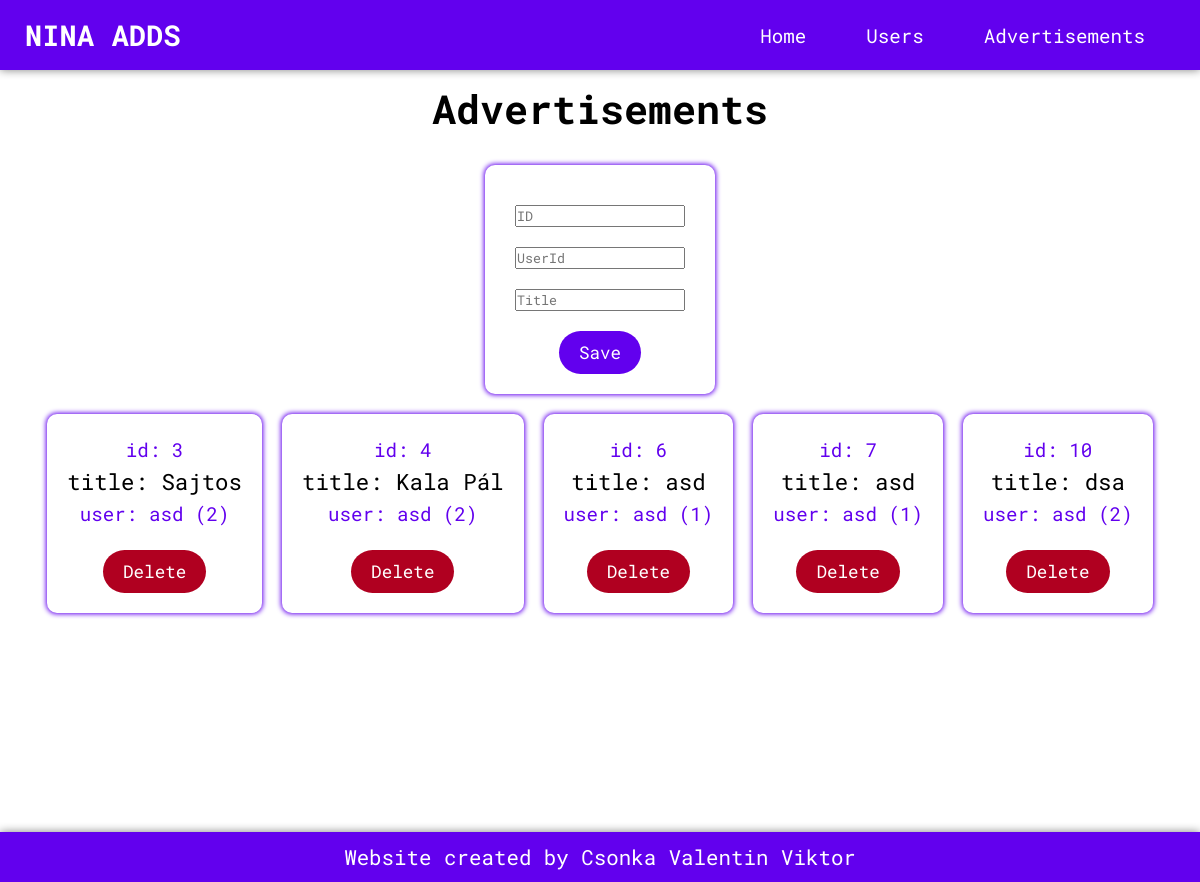
The page /advertisements on the database its author committed.
### tables this page shows
CREATE TABLE `advertisements` (
  `id` int(11) NOT NULL,
  `userId` int(11) NOT NULL,
  `title` varchar(30) NOT NULL
);

CREATE TABLE `users` (
  `id` int(11) NOT NULL,
  `name` varchar(30) NOT NULL
);

### Controller/AdvertisementsController.php (called while the page is built, shortened)
<?php
    require_once "Controller.php";
    require_once "../Model/DAO/AdvertisementDAO.php";
    require_once "../Model/DTO/UserModel.php";
    class AdvertisementsController extends Controller {
        private string $path = "advertisements";
        private IAdvertisementDAO $addDAO;
        public function __construct() {
            $this->addDAO = new AdvertisementDAO();
            parent::__construct();
        }
        protected function routes(): array {
            return [
                "GET" => [
                    ("/" . $this->path) => "loadAdvertisementsPage"
                ],
                "POST" => [
                    ("/" . $this->path . "/add") => "saveAdvertisement",
                    ("/" . $this->path . "/remove") => "removeAdvertisement"
                ]
            ];
        }
        public function loadAdvertisementsPage() {
            $data["adds"] = $this->addDAO->getAllWithNames();
            $this->render('advertisements', $data);
        }
    }
    $controller = new AdvertisementsController();

### Model/DAO/AdvertisementDAO.php (called while the page is built, shortened)
<?php
require_once($_SERVER['DOCUMENT_ROOT'] . "/Model/DTO/AdvertisementModel.php");
require_once($_SERVER['DOCUMENT_ROOT'] . "/Model/DTO/UserModel.php");
class AdvertisementDAO extends BaseDAO implements IAdvertisementDAO {
    public function getAllWithNames(): array {
        $conn = $this->getConnection();
        $query = "SELECT advertisements.id as 'id', userId, title, name FROM `advertisements`
            INNER JOIN `users` on users.id = advertisements.userId
            WHERE 1";
        $result = $conn->query($query);
        while ($row = $result->fetch_assoc()) {
            $tmpAdd = new AdvertisementModel();
            $tmpAdd->setId($row['id'])
                    ->setUserId($row['userId'])
                    ->setTitle($row['title']);
            $tmpUser = new UserModel();
            $tmpUser->setId($row['userId'])
                    ->setName($row['name']);
            $adds[] = ["add" => $tmpAdd, "user" => $tmpUser];
        }
        return $adds;
    }
}

### Model/DTO/AdvertisementModel.php (called while the page is built, shortened)
<?php
class AdvertisementModel {
    private int $id;
    private string $title;
    public function __construct(int $id = -1, int $userId = -1, string $title = "") {
        $this->id = $id;
        $this->title = $title;
    }
    public function getId(): int {
        return $this->id;
    }
    public function setId(int $value) : AdvertisementModel {
        $this->id = $value;
        return $this;
    }
    public function getTitle(): string {
        return $this->title;
    }
    public function setTitle($value): AdvertisementModel {
        $this->title = $value;
        return $this;
    }
}

### Model/DTO/UserModel.php (called while the page is built, shortened)
<?php
class UserModel {
    public int $id;
    public string $name;
    public function __construct(int $id = -1, string $name = "") {
        $this->id = $id;
    }
    public function getId(): int {
        return $this->id;
    }
    public function setId(int $value): UserModel {
        $this->id = $value;
        return $this;
    }
    public function getName(): string {
        return $this->name;
    }
    public function setName(string $value): UserModel {
        $this->name = htmlspecialchars($value);
        return $this;
    }
}

### View/advertisements.php (the view, shortened to what this page needs)
<!DOCTYPE html>
<html lang="en">
<head>
    <link rel="stylesheet" href="./View/css/navbar.css">
    <link rel="stylesheet" href="./View/css/global.css">
    <link rel="stylesheet" href="./View/css/listing.css">
</head>
<body>
    <?php include("Fragments/header.php") ?>
    <main>
        <h1>Advertisements</h1>
        <section class="add">
            <form action="/advertisements/add" method="POST">
                <input type="number" name="id" placeholder="ID">
                <input type="number" name="userId" placeholder="UserId">
                <input type="text" name="title" placeholder="Title">
                <input type="submit" value="Save">
            </form>
        </section>
        <section class="wrapper">
            <?php foreach ($adds as $add) : ?>
                <div>
                    <p>id: <?= $add["add"]->getId() ?></p>
                    <p class="name">title: <?= $add["add"]->getTitle() ?></p>
                    <p>user: <?= $add["user"]->getName() ?> (<?= $add["user"]->getId() ?>)</p>
                    <form action="advertisements/remove" method="POST">
                        <input type="submit" value="Delete">
                    </form>
                </div>
            <?php endforeach; ?>
        </section>
    </main>
    <?php include("Fragments/footer.php") ?>
</body>
</html>

### Controller/Controller.php (shortened to what this page needs)
<?php
    abstract class Controller {
        public function __construct() {
            $this->loadPageForUrl();
        }
        public static function render(string $view, array $data = []) {
            extract($data);
            include "../View/$view.php";
        }
        protected function loadPageForUrl() {
            $uri = strtok($_SERVER['REQUEST_URI'], "?");
            $method = $_SERVER['REQUEST_METHOD'];
            if (array_key_exists($uri, $this->routes()[$method])) {
                $action = $this->routes()[$method][$uri];
                $this->$action();
                return;
            }
        }
    }

### View/Fragments/header.php
<nav>
    <a href="/home"><h2>Nina adds</h2></a>
    <ul>
        <li><a href="/advertisements">Advertisements</a></li>
        <li><a href="/users">Users</a></li>
        <li><a href="/home">Home</a></li>
    </ul>
</nav>

### View/Fragments/footer.php
<footer>
    <p>Website created by Csonka Valentin Viktor</p>
</footer>

### View/css/navbar.css (style rules this page uses)
nav { width: 100%; height: 70px; display: flex; align-items: center; color: var(--primary); background-color: var(--action); filter: drop-shadow(0px 0px 5px grey); }
nav ul { width: 100%; padding-right: 25px; float: right; }
nav h2 { color: var(--primary); text-align: left; padding-left: 25px; text-transform: uppercase; text-wrap: nowrap; width: fit-content; font-size: 1.8rem; transition: 0.3s all; }
nav li { list-style-type: none; float: right; }
nav ul a { text-decoration: none; padding: 15px 30px; color: var(--primary); font-size: 1.2rem; transition: 0.3s all; }

### View/css/global.css (style rules this page uses)
* { margin: 0; padding: 0; font-family: 'Roboto Mono'; }
a { color: var(--action); }
body { background-color: var(--primary); color: var(--accent); }
main { height: fit-content; min-height: 90vh; }
h1 { color: var(--accent); text-align: center; font-size: 1.5rem; }
p { text-align: justify; }
button, input[type="submit"], input[type="reset"] { display: block; margin: auto; padding: 10px 20px; font-size: 1.1rem; color: var(--primary); background-color: var(--action); border: none; border-radius: 100px; cursor: pointer; transition: 0.3s all; }
footer { display: flex; justify-content: center; align-items: center; height: 50px; margin-top: 30px; background-color: var(--action); filter: drop-shadow(0px 0px 5px grey); }
footer p { text-align: center; font-size: 1.3rem; color: var(--primary); }

### View/css/listing.css (style rules this page uses)
.wrapper { display: flex; flex-direction: row; flex-wrap: wrap; gap: 20px; justify-content: center; }
.wrapper > form, section > form, div { border-radius: 10px; box-shadow: 0 0 5px 1px var(--action); padding: 20px; }
p { color: var(--action); text-align: center; font-size: 1.2rem; line-height: 2rem; }
.name { color: var(--accent); font-size: 1.4rem; }
.add { width: 20%; max-width: 250px; margin: 20px auto; display: flex; justify-content: center; align-items: center; }
h1 { font-size: 2.5rem; margin: 12px auto 30px; }
input[type] { margin: 20px 10px; display: block; }
input[value="Delete"] { background-color: #b00020; }
input[type="submit"], input[type="reset"], button { margin: 20px auto 0; }

### View/css/theme.css (style rules this page uses)
:root { --primary: #fff; --accent: #000; --action: #6200ee; }

### rows shown on the page
advertisements: id "3", title "Sajtos", userId.name "asd", Id "2"
advertisements: id "4", title "Kala Pál", userId.name "asd", Id "2"
advertisements: id "6", title "asd", userId.name "asd", Id "1"
advertisements: id "7", title "asd", userId.name "asd", Id "1"
advertisements: id "10", title "dsa", userId.name "asd", Id "2"
